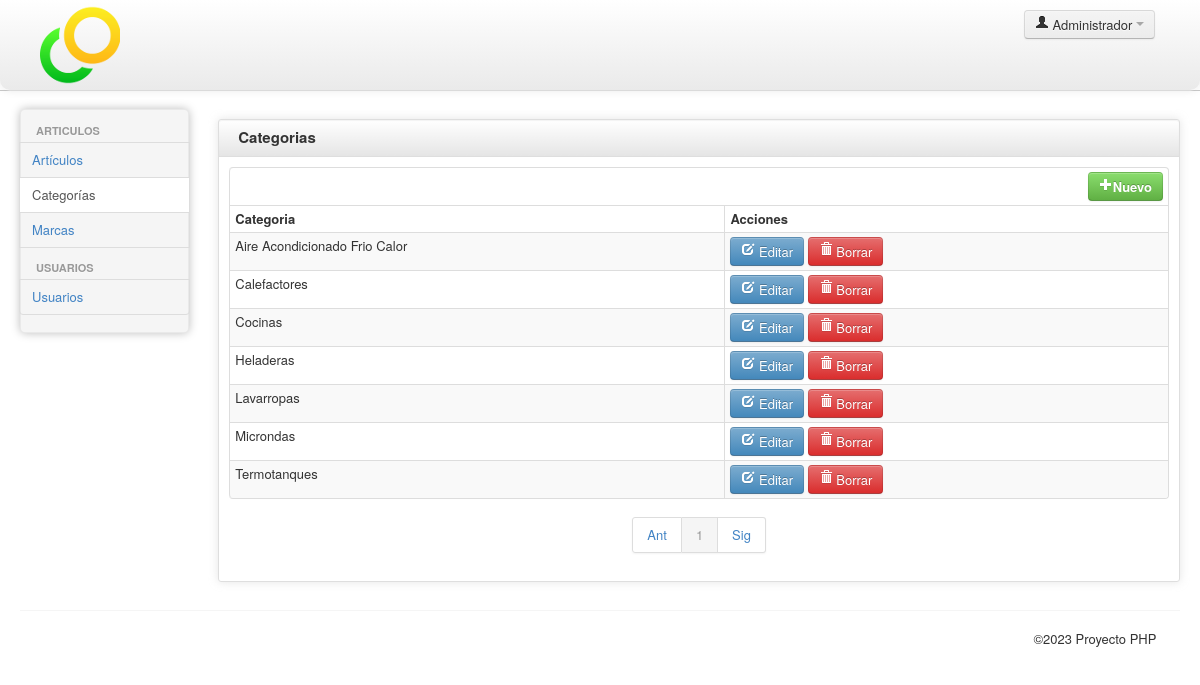
Page /back/categorias.php (signed in) on the committed database.
### tables this page shows
CREATE TABLE `categorias` (
  `id_categoria` int(11) NOT NULL,
  `categoria` varchar(50) NOT NULL,
  `url` varchar(255) DEFAULT NULL
);

### back/config/conectar.php (called while the page is built, shortened)
<?php
function MySQLSESSION_ExecuteSQL($Query)
{
   $mysqlSESSION_database = mysqli_connect ("localhost", "martes19", "Martes2023","phpmartes") ;
   if ($mysqlSESSION_database) {
      mysqli_set_charset( $mysqlSESSION_database, 'utf8');
      mysqli_query($mysqlSESSION_database, "SET SESSION sql_mode = ' ' ");
      $Recordset = mysqli_query($mysqlSESSION_database, $Query);
   }
   return $Recordset;
}
?>

### back/categorias.php (the view, shortened to what this page needs)
<?php include('header.php'); ?>
			<div class="row-fluid sortable">
				<div class="box span12">
					<div class="box-header well" data-original-title>
						<h2>Categorias</h2>
					</div>
					<div class="box-content">
						<table class="table table-bordered table-striped table-condensed">
							  <thead>
                              <tr>
									  <th colspan="6" >
							    <a style="float:right" class="btn btn-success" href="categorias-editar.php?action=alta"> <i class="icon-plus icon-white"></i>Nuevo </a></th>
							    </tr>
								  <tr>
									  <th>Categoria</th>
								       <th>Acciones</th>
								  </tr>
							  </thead>
							  <tbody>
								<?php
$pag=$_GET["pag"];
if (!isset($pag)) $pag = 1;
$tampag = 10;
$reg1 = ($pag-1) * $tampag;
$sql="select * from categorias where 1";
$result = MySQLSESSION_ExecuteSQL($sql." order by categoria asc");
$total = mysqli_num_rows($result);
for ($i=$reg1; $i<min($reg1+$tampag, $total); $i++) {
    mysqli_data_seek($result, $i);
	$row = mysqli_fetch_array($result);
	?>
                                <tr>
									<td class="center"><?php echo $row['categoria']; ?></td>
								    <td class="center"> <a class="btn btn-info" href="categorias-editar.php?id=<?php echo $row['id_categoria']; ?>&action=modificar"> <i class="icon-edit icon-white"></i> Editar </a> <a class="btn btn-danger" href="javascript: deleteAlert('<?php echo $row['categoria']; ?>','<?php echo $row['id_categoria'];?>')"> <i class="icon-trash icon-white"></i> Borrar </a></td>
								</tr>
                                <?php }  ?>
							  </tbody>
						 </table>
<div class="pagination pagination-centered">
						  <ul>
							<?php  echo paginar($pag, $total, $tampag, "categorias.php?pag="); ?>
						  </ul>
						</div>
					</div>
				</div>
			</div>
<?php include('footer.php'); ?>

### back/css/charisma-app.css (style rules this page uses)
.box { border: 1px solid #DEDEDE; border-radius:3px; -webkit-border-radius:3px; -moz-border-radius:3px; margin-top: 10px; margin-bottom: 10px ; box-shadow: 0 0 10px rgba(189, 189, 189, 0.4); -webkit-box-shadow: 0 0 10px rgba(189, 189, 189, 0.4); -moz-box-shadow: 0 0 10px rgba(189, 189, 189, 0.4); }
.box-header { border:none; padding-top:5px; border-bottom: 1px solid #DEDEDE; border-radius:3px 3px 0 0; -webkit-border-radius:3px 3px 0 0; -moz-border-radius:3px 3px 0 0; height:12px; min-height:12px; margin-bottom: 0; cursor:move; font-weight:bold; font-size:16px; background: -moz-linear-gradient(top, rgba(255,255,255,0) 0%, rgba(0,0,0,0.1) 100%); background: -webkit-gradient(linear, left top, left bottom, color-stop(0%,rgba(255,255,255,0)), color-stop(100%,rgba(0,0,0,0.1))); background: -webkit-linear-gradient(top, rgba(255,255,255,0) 0%,rgba(0,0,0,0.1) 100%); background: -o-linear-gradient(top, rgba(255,255,255,0) 0%,rgba(0,0,0,0.1) 100%); background: -ms-linear-gradient(top, rgba(255,255,255,0) 0%,rgba(0,0,0,0.1) 100%); background: linear-gradient(to bottom, rgba(255,255,255,0) 0%,rgba(0,0,0,0.1) 100%); filter: progid:DXImageTransform.Microsoft.gradient( startColorstr='#00ffffff', endColorstr='#1a000000',GradientType=0 ); }
.box-header h2 { font-size:15px; width:auto; clear:none; float:left; line-height:25px; white-space: nowrap; }
.box-content { padding:10px; }

### back/header.php (style rules this page uses)
body { padding-bottom: 40px; }

### rows in the picture
categorias: categoria "Aire Acondicionado Frio Calor"
categorias: categoria "Calefactores"
categorias: categoria "Cocinas"
categorias: categoria "Heladeras"
categorias: categoria "Lavarropas"
categorias: categoria "Microndas"
categorias: categoria "Termotanques"

### other values in the picture
$_SESSION['Nombre'] "Administrador"
$actual "1"
